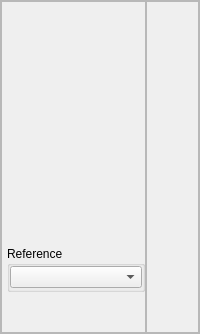
            <widget class="QWidget" name="bootscan_page">
             <layout class="QVBoxLayout" name="verticalLayout_16">
              <property name="spacing">
               <number>0</number>
              </property>
              <property name="leftMargin">
               <number>0</number>
              </property>
              <property name="topMargin">
               <number>0</number>
              </property>
              <property name="rightMargin">
               <number>0</number>
              </property>
              <property name="bottomMargin">
               <number>0</number>
              </property>
              <item>
               <widget class="QFrame" name="frame_7">
                <property name="frameShape">
                 <enum>QFrame::StyledPanel</enum>
                </property>
                <property name="frameShadow">
                 <enum>QFrame::Raised</enum>
                </property>
                <layout class="QHBoxLayout" name="horizontalLayout_7">
                 <property name="spacing">
                  <number>0</number>
                 </property>
                 <property name="leftMargin">
                  <number>0</number>
                 </property>
                 <property name="topMargin">
                  <number>0</number>
                 </property>
                 <property name="rightMargin">
                  <number>0</number>
                 </property>
                 <property name="bottomMargin">
                  <number>0</number>
                 </property>
                 <item>
                  <widget class="QFrame" name="Disploter_option_bar_2">
                   <property name="minimumSize">
                    <size>
                     <width>145</width>
                     <height>0</height>
                    </size>
                   </property>
                   <property name="maximumSize">
                    <size>
                     <width>81</width>
                     <height>16777215</height>
                    </size>
                   </property>
                   <property name="styleSheet">
                    <string notr="true"/>
                   </property>
                   <property name="frameShape">
                    <enum>QFrame::StyledPanel</enum>
                   </property>
                   <property name="frameShadow">
                    <enum>QFrame::Raised</enum>
                   </property>
                   <layout class="QVBoxLayout" name="verticalLayout_15">
                    <property name="spacing">
                     <number>1</number>
                    </property>
                    <property name="leftMargin">
                     <number>5</number>
                    </property>
                    <property name="topMargin">
                     <number>0</number>
                    </property>
                    <property name="rightMargin">
                     <number>0</number>
                    </property>
                    <property name="bottomMargin">
                     <number>0</number>
                    </property>
                    <item>
                     <widget class="QPushButton" name="Btn_start_bootscan">
                      <property name="sizePolicy">
                       <sizepolicy hsizetype="Fixed" vsizetype="Fixed">
                        <horstretch>0</horstretch>
                        <verstretch>0</verstretch>
                       </sizepolicy>
                      </property>
                      <property name="minimumSize">
                       <size>
                        <width>145</width>
                        <height>60</height>
                       </size>
                      </property>
                      <property name="font">
                       <font>
                        <pointsize>10</pointsize>
                       </font>
                      </property>
                      <property name="styleSheet">
                       <string notr="true">QPushButton {
    border: 0px;
	
	image: url(:/new/active/active/launch_active.svg);
 }


QPushButton:hover{
	border: 0px;
	
	image: url(:/new/hover/hover/launch_hover.svg);
}
QPushButton:disabled{
    border: 0px;
	
	image: url(:/new/disabled/disabled/launch_disabled.svg);
}
QPushButton:pressed{
	border: 0px;
	
	image: url(:/new/pressed/pressed/launch_pressed.svg);
}</string>
                      </property>
                      <property name="text">
                       <string/>
                      </property>
                     </widget>
                    </item>
                    <item>
                     <widget class="QPushButton" name="Btn_bootscan_cancel">
                      <property name="sizePolicy">
                       <sizepolicy hsizetype="Fixed" vsizetype="Fixed">
                        <horstretch>0</horstretch>
                        <verstretch>0</verstretch>
                       </sizepolicy>
                      </property>
                      <property name="minimumSize">
                       <size>
                        <width>146</width>
                        <height>60</height>
                       </size>
                      </property>
                      <property name="font">
                       <font>
                        <pointsize>10</pointsize>
                       </font>
                      </property>
                      <property name="styleSheet">
                       <string notr="true">QPushButton {
    border: 0px;
	
	image: url(:/new/active/active/pause_button_active.svg);
 }


QPushButton:hover{
	border: 0px;
	
	image: url(:/new/hover/hover/pause_button_hover.svg);
}

QPushButton:pressed{
	border: 0px;
	
	image: url(:/new/pressed/pressed/pause_button_pressed.svg);
}</string>
                      </property>
                      <property name="text">
                       <string/>
                      </property>
                     </widget>
                    </item>
                    <item>
                     <widget class="QPushButton" name="Btn_bootscan_settings">
                      <property name="sizePolicy">
                       <sizepolicy hsizetype="Fixed" vsizetype="Fixed">
                        <horstretch>0</horstretch>
                        <verstretch>0</verstretch>
                       </sizepolicy>
                      </property>
                      <property name="minimumSize">
                       <size>
                        <width>145</width>
                        <height>60</height>
                       </size>
                      </property>
                      <property name="font">
                       <font>
                        <pointsize>10</pointsize>
                       </font>
                      </property>
                      <property name="styleSheet">
                       <string notr="true">QPushButton {
    border: 0px;
	
	image: url(:/new/active/active/settings_active.svg);
 }


QPushButton:hover{
	border: 0px;
	
	image: url(:/new/hover/hover/settings_hover.svg);
}
QPushButton:disabled{
    border: 0px;
	
	image: url(:/new/disabled/disabled/settings_disabled.svg);
}
QPushButton:pressed{
	border: 0px;
	
	image: url(:/new/pressed/pressed/settings_pressed.svg);
}</string>
                      </property>
                      <property name="text">
                       <string/>
                      </property>
                     </widget>
                    </item>
                    <item>
                     <widget class="QPushButton" name="Btn_plot_window_bootscan">
                      <property name="sizePolicy">
                       <sizepolicy hsizetype="Fixed" vsizetype="Fixed">
                        <horstretch>0</horstretch>
                        <verstretch>0</verstretch>
                       </sizepolicy>
                      </property>
                      <property name="minimumSize">
                       <size>
                        <width>145</width>
                        <height>60</height>
                       </size>
                      </property>
                      <property name="font">
                       <font>
                        <pointsize>10</pointsize>
                       </font>
                      </property>
                      <property name="styleSheet">
                       <string notr="true">QPushButton {
    border: 0px;
	
	image: url(:/new/active/active/View_new_window_active.svg);
 }


QPushButton:hover{
	border: 0px;
	
	image: url(:/new/hover/hover/View_new_window_hover.svg);
}
QPushButton:disabled{
    border: 0px;
	
	image: url(:/new/disabled/disabled/View_new_window_disabled.svg);
}
QPushButton:pressed{
	border: 0px;
	
	image: url(:/new/pressed/pressed/View_new_window_pressed.svg);
}</string>
                      </property>
                      <property name="text">
                       <string/>
                      </property>
                     </widget>
                    </item>
                    <item>
                     <widget class="QGroupBox" name="groupBox">
                      <property name="maximumSize">
                       <size>
                        <width>145</width>
                        <height>16777215</height>
                       </size>
                      </property>
                      <property name="styleSheet">
                       <string notr="true"/>
                      </property>
                      <property name="title">
                       <string>Reference</string>
                      </property>
                      <layout class="QVBoxLayout" name="verticalLayout_11">
                       <property name="spacing">
                        <number>1</number>
                       </property>
                       <property name="leftMargin">
                        <number>0</number>
                       </property>
                       <property name="topMargin">
                        <number>0</number>
                       </property>
                       <property name="rightMargin">
                        <number>0</number>
                       </property>
                       <property name="bottomMargin">
                        <number>1</number>
                       </property>
                       <item>
                        <widget class="QComboBox" name="comboBox_Bootscan_refseq">
                         <property name="minimumSize">
                          <size>
                           <width>130</width>
                           <height>0</height>
                          </size>
                         </property>
                         <property name="maximumSize">
                          <size>
                           <width>145</width>
                           <height>16777215</height>
                          </size>
                         </property>
                         <property name="styleSheet">
                          <string notr="true"/>
                         </property>
                         <property name="sizeAdjustPolicy">
                          <enum>QComboBox::AdjustToContents</enum>
                         </property>
                        </widget>
                       </item>
                      </layout>
                     </widget>
                    </item>
                    <item>
                     <spacer name="verticalSpacer_3">
                      <property name="orientation">
                       <enum>Qt::Vertical</enum>
                      </property>
                      <property name="sizeHint" stdset="0">
                       <size>
                        <width>20</width>
                        <height>40</height>
                       </size>
                      </property>
                     </spacer>
                    </item>
                   </layout>
                  </widget>
                 </item>
                 <item>
                  <widget class="QFrame" name="frame_9">
                   <property name="frameShape">
                    <enum>QFrame::StyledPanel</enum>
                   </property>
                   <property name="frameShadow">
                    <enum>QFrame::Raised</enum>
                   </property>
                   <layout class="QVBoxLayout" name="verticalLayout_13">
                    <property name="spacing">
                     <number>5</number>
                    </property>
                    <property name="leftMargin">
                     <number>5</number>
                    </property>
                    <property name="topMargin">
                     <number>5</number>
                    </property>
                    <property name="rightMargin">
                     <number>5</number>
                    </property>
                    <property name="bottomMargin">
                     <number>5</number>
                    </property>
                    <item>
                     <layout class="QVBoxLayout" name="verticalLayout_14"/>
                    </item>
                   </layout>
                  </widget>
                 </item>
                </layout>
               </widget>
              </item>
             </layout>
            </widget>
